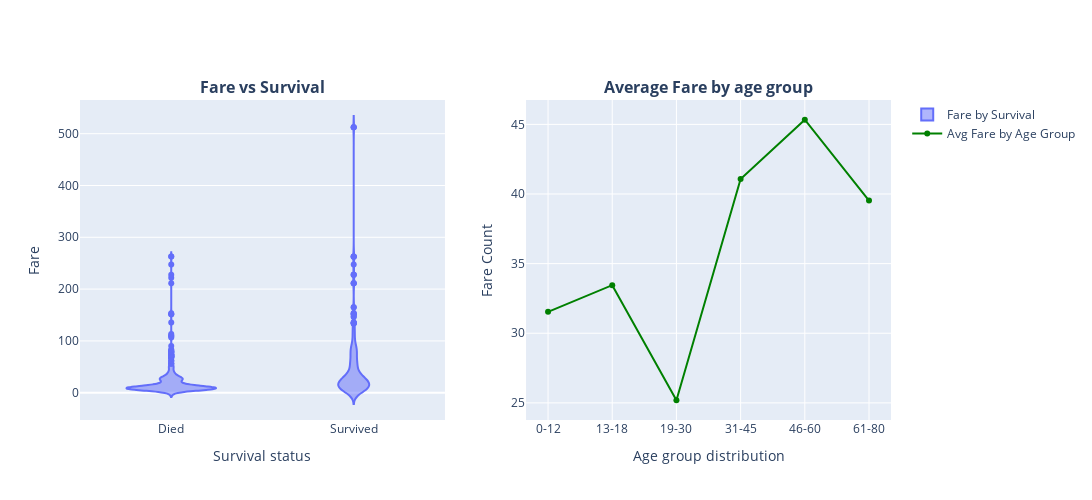

Notebook code for this chart:
### Markdown cell above
###  **Survival Count by Sex**
- 🔵 **Females** had a **much higher survival rate** compared to males.
- 🔴 **Males** experienced the **highest number of deaths**.
- Supports the historical principle of "**women and children first**" during evacuation.

### **Survival Count by Age**
- 🟩 **Passengers aged 19–30** were the most numerous but had the **highest death count**.
- 🟪 **Children (0–12)** had a **higher chance of survival** than older groups.
- **Older adults (46+)** had **lower survival rates**, with more deaths than survivals.

### **Survival Count by Embarkation Port**
-  **Passengers from Southampton (S)** made up the **largest group**, with **more deaths than survivals**.
-  **Cherbourg (C) passengers** had a **higher survival rate** compared to the other ports.
-  **Queenstown (Q)** had the **lowest overall passenger count**, with **slightly more deaths than survivals**.
- Suggests that **embarkation port may reflect socio-economic status or cabin class**, influencing survival chances.

### Code cell
# Visualizing the fare against other features

fig = go.Figure()

fig = make_subplots(
    rows=1, cols=2,
    horizontal_spacing=0.1,
    subplot_titles=['<b>Fare vs Survival</b>', '<b>Average Fare by age group</b>'],
    specs=[[{'type': 'xy'}, {'type': 'xy'}]]

)
fig.add_trace(
    go.Violin(
        x=df['Survived'],
        y=df['Fare'],
        name="Fare by Survival"
    
    ), row=1, col=1
)
grouped = df.groupby('Age_group')['Fare'].mean().reset_index()
fig.add_trace(
    go.Scatter(
        x=grouped['Age_group'],
        y=grouped['Fare'],
        mode='lines+markers',
        marker=dict(color='green'),
        name='Avg Fare by Age Group'
    ),
    row=1, col=2
)


fig.update_xaxes(title_text='Survival status', row=1, col=1)
fig.update_yaxes(title_text='Fare', row=1, col=1)
fig.update_xaxes(title_text='Age group distribution', row=1, col=2)
fig.update_yaxes(title_text='Fare Count', row=1, col=2)
fig.update_layout(
    height=500,
    width=1450
    )

fig.show('png', height=400, width=800, scale=2)
fig.show()

### Figure 1 — Plotly figure (JSON) as saved in the notebook; plotly's stock layout.template omitted (floating-point values rounded to 4 significant figures; data arrays with more than 128 entries replaced by an {"elided": "..."} marker saying what was removed)
{"data": [{"name": "Fare by Survival", "type": "violin", "x": {"elided": "889 str values"}, "xaxis": "x", "y": {"elided": "889 float values"}, "yaxis": "y"}, {"marker": {"color": "green"}, "mode": "lines+markers", "name": "Avg Fare by Age Group", "type": "scatter", "x": ["0-12", "13-18", "19-30", "31-45", "46-60", "61-80"], "xaxis": "x2", "y": [31.54, 33.45, 25.19, 41.07, 45.33, 39.53], "yaxis": "y2"}], "layout": {"annotations": [{"font": {"size": 16}, "showarrow": false, "text": "<b>Fare vs Survival</b>", "x": 0.225, "xanchor": "center", "xref": "paper", "y": 1, "yanchor": "bottom", "yref": "paper"}, {"font": {"size": 16}, "showarrow": false, "text": "<b>Average Fare by age group</b>", "x": 0.775, "xanchor": "center", "xref": "paper", "y": 1, "yanchor": "bottom", "yref": "paper"}], "height": 500, "width": 1450, "xaxis": {"anchor": "y", "domain": [0, 0.45], "title": {"text": "Survival status"}}, "xaxis2": {"anchor": "y2", "domain": [0.55, 1], "title": {"text": "Age group distribution"}}, "yaxis": {"anchor": "x", "domain": [0, 1], "title": {"text": "Fare"}}, "yaxis2": {"anchor": "x2", "domain": [0, 1], "title": {"text": "Fare Count"}}}}
